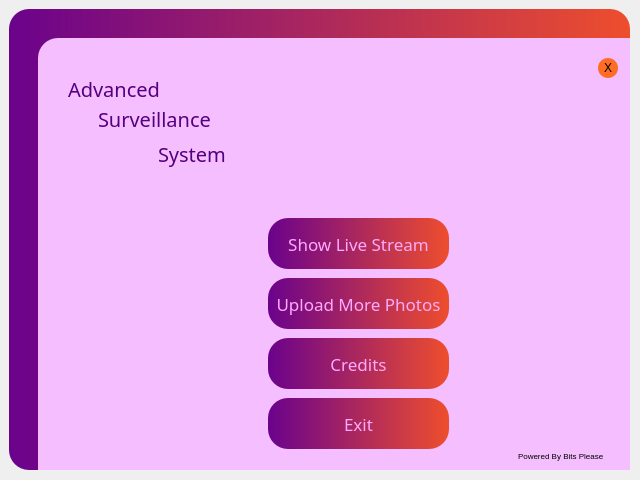
<?xml version="1.0" encoding="UTF-8"?>
<ui version="4.0">
 <class>Form</class>
 <widget class="QWidget" name="Form">
  <property name="geometry">
   <rect>
    <x>0</x>
    <y>0</y>
    <width>640</width>
    <height>480</height>
   </rect>
  </property>
  <property name="windowTitle">
   <string>Form</string>
  </property>
  <widget class="QWidget" name="widget" native="true">
   <property name="geometry">
    <rect>
     <x>9</x>
     <y>9</y>
     <width>621</width>
     <height>461</height>
    </rect>
   </property>
   <property name="styleSheet">
    <string notr="true">background-color:qlineargradient(spread:pad, x1:0, y1:0, x2:1, y2:0, stop:0 rgb(106, 2, 140), stop:1 rgb(238, 78, 45));
border-radius: 20px;</string>
   </property>
   <widget class="QWidget" name="widget_2" native="true">
    <property name="geometry">
     <rect>
      <x>29</x>
      <y>29</y>
      <width>781</width>
      <height>551</height>
     </rect>
    </property>
    <property name="styleSheet">
     <string notr="true">background-color:rgba(245, 190, 255, 255);</string>
    </property>
    <widget class="QLabel" name="label">
     <property name="geometry">
      <rect>
       <x>60</x>
       <y>60</y>
       <width>141</width>
       <height>41</height>
      </rect>
     </property>
     <property name="font">
      <font>
       <family>Bahnschrift</family>
       <pointsize>15</pointsize>
      </font>
     </property>
     <property name="styleSheet">
      <string notr="true">color: rgb(85, 0, 127)</string>
     </property>
     <property name="text">
      <string>Surveillance</string>
     </property>
    </widget>
    <widget class="QLabel" name="label_2">
     <property name="geometry">
      <rect>
       <x>30</x>
       <y>30</y>
       <width>101</width>
       <height>41</height>
      </rect>
     </property>
     <property name="font">
      <font>
       <family>Bahnschrift</family>
       <pointsize>15</pointsize>
      </font>
     </property>
     <property name="styleSheet">
      <string notr="true">color: rgb(85, 0, 127)</string>
     </property>
     <property name="text">
      <string>Advanced</string>
     </property>
    </widget>
    <widget class="QLabel" name="label_3">
     <property name="geometry">
      <rect>
       <x>120</x>
       <y>100</y>
       <width>111</width>
       <height>31</height>
      </rect>
     </property>
     <property name="font">
      <font>
       <family>Bahnschrift</family>
       <pointsize>15</pointsize>
      </font>
     </property>
     <property name="styleSheet">
      <string notr="true">color: rgb(85, 0, 127)</string>
     </property>
     <property name="text">
      <string>System</string>
     </property>
    </widget>
    <widget class="QPushButton" name="pushButton">
     <property name="geometry">
      <rect>
       <x>560</x>
       <y>20</y>
       <width>20</width>
       <height>20</height>
      </rect>
     </property>
     <property name="styleSheet">
      <string notr="true">border-radius:10px;
background-color: rgb(255, 108, 35)</string>
     </property>
     <property name="text">
      <string>X</string>
     </property>
    </widget>
    <widget class="QPushButton" name="pushButton_2">
     <property name="geometry">
      <rect>
       <x>230</x>
       <y>180</y>
       <width>181</width>
       <height>51</height>
      </rect>
     </property>
     <property name="font">
      <font>
       <family>Bahnschrift</family>
       <pointsize>13</pointsize>
      </font>
     </property>
     <property name="styleSheet">
      <string notr="true">background-color:qlineargradient(spread:pad, x1:0, y1:0, x2:1, y2:0, stop:0 rgb(106, 2, 140), stop:1 rgb(238, 78, 45));
border-radius: 20px;
color: rgb(255, 170, 255)</string>
     </property>
     <property name="text">
      <string>Show Live Stream</string>
     </property>
    </widget>
    <widget class="QPushButton" name="pushButton_3">
     <property name="geometry">
      <rect>
       <x>230</x>
       <y>300</y>
       <width>181</width>
       <height>51</height>
      </rect>
     </property>
     <property name="font">
      <font>
       <family>Bahnschrift</family>
       <pointsize>13</pointsize>
      </font>
     </property>
     <property name="styleSheet">
      <string notr="true">background-color:qlineargradient(spread:pad, x1:0, y1:0, x2:1, y2:0, stop:0 rgb(106, 2, 140), stop:1 rgb(238, 78, 45));
border-radius: 20px;
color: rgb(255, 170, 255)</string>
     </property>
     <property name="text">
      <string>Credits</string>
     </property>
    </widget>
    <widget class="QPushButton" name="pushButton_4">
     <property name="geometry">
      <rect>
       <x>230</x>
       <y>360</y>
       <width>181</width>
       <height>51</height>
      </rect>
     </property>
     <property name="font">
      <font>
       <family>Bahnschrift</family>
       <pointsize>13</pointsize>
      </font>
     </property>
     <property name="styleSheet">
      <string notr="true">background-color:qlineargradient(spread:pad, x1:0, y1:0, x2:1, y2:0, stop:0 rgb(106, 2, 140), stop:1 rgb(238, 78, 45));
border-radius: 20px;
color: rgb(255, 170, 255)</string>
     </property>
     <property name="text">
      <string>Exit</string>
     </property>
    </widget>
    <widget class="QLabel" name="label_4">
     <property name="geometry">
      <rect>
       <x>480</x>
       <y>410</y>
       <width>141</width>
       <height>16</height>
      </rect>
     </property>
     <property name="font">
      <font>
       <pointsize>6</pointsize>
      </font>
     </property>
     <property name="text">
      <string>Powered By Bits Please</string>
     </property>
    </widget>
    <widget class="QPushButton" name="pushButton_5">
     <property name="geometry">
      <rect>
       <x>230</x>
       <y>240</y>
       <width>181</width>
       <height>51</height>
      </rect>
     </property>
     <property name="font">
      <font>
       <family>Bahnschrift</family>
       <pointsize>13</pointsize>
      </font>
     </property>
     <property name="styleSheet">
      <string notr="true">background-color:qlineargradient(spread:pad, x1:0, y1:0, x2:1, y2:0, stop:0 rgb(106, 2, 140), stop:1 rgb(238, 78, 45));
border-radius: 20px;
color: rgb(255, 170, 255)</string>
     </property>
     <property name="text">
      <string>Upload More Photos</string>
     </property>
    </widget>
   </widget>
  </widget>
 </widget>
 <resources/>
 <connections/>
</ui>
